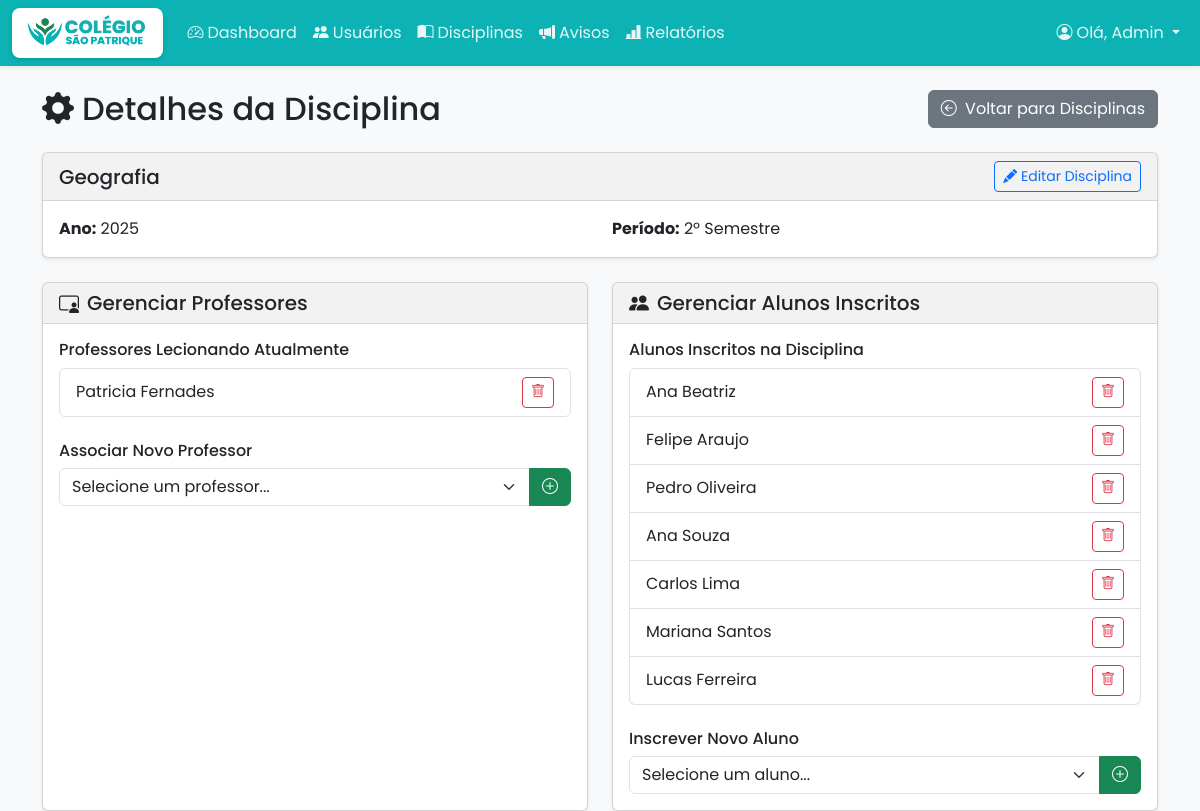
The app's page /disciplina/1 (signed in) with its own data.
### tables this page shows
CREATE TABLE disciplina (
    id INTEGER PRIMARY KEY AUTOINCREMENT,
    nome TEXT NOT NULL,
    ano INTEGER NOT NULL,
    periodo TEXT -- Ex: "1Âº Semestre", "Anual"
);

CREATE TABLE usuario (
    id INTEGER PRIMARY KEY AUTOINCREMENT,
    nome TEXT NOT NULL,
    email TEXT UNIQUE NOT NULL,
    senha TEXT NOT NULL,
    tipo_usuario TEXT NOT NULL CHECK(tipo_usuario IN ('gestor', 'professor', 'aluno', 'responsavel'))
);

### app.py (the view)
@app.route('/disciplina/<int:disciplina_id>')
@role_required('gestor')
def detalhes_disciplina(disciplina_id):
    conn = get_db_connection()
    disciplina = conn.execute('SELECT * FROM disciplina WHERE id = ?', (disciplina_id,)).fetchone()
    professores_associados = conn.execute('''
        SELECT u.id, u.nome FROM usuario u JOIN leciona l ON u.id = l.professor_id
        WHERE l.disciplina_id = ?
    ''', (disciplina_id,)).fetchall()
    alunos_inscritos = conn.execute('''
        SELECT u.id, u.nome FROM usuario u JOIN inscricao i ON u.id = i.aluno_id
        WHERE i.disciplina_id = ?
    ''', (disciplina_id,)).fetchall()
    professores_disponiveis = conn.execute('SELECT id, nome FROM usuario WHERE tipo_usuario = "professor"').fetchall()
    alunos_disponiveis = conn.execute('SELECT id, nome FROM usuario WHERE tipo_usuario = "aluno"').fetchall()
    conn.close()
    return render_template('detalhes_disciplina.html',
                           disciplina=disciplina,
                           professores_associados=professores_associados,
                           alunos_inscritos=alunos_inscritos,
                           professores_disponiveis=professores_disponiveis,
                           alunos_disponiveis=alunos_disponiveis)

### app.py (called while the page is built, shortened)
def role_required(*allowed_roles):
    def decorator(f):
        @wraps(f)
        def decorated_function(*args, **kwargs):
            if "user_id" not in session:
                flash("Você precisa estar logado para acessar esta página.", "warning")
                return redirect(url_for("login"))
            user_role = session.get("user_type") # Usar user_type conforme definido no login
            return f(*args, **kwargs)
        return decorated_function
    return decorator

def get_db_connection():
    conn = sqlite3.connect('escola.db')
    conn.row_factory = sqlite3.Row
    return conn

### templates/detalhes_disciplina.html (shortened to what this page needs)
{% extends 'base.html' %}
{% block content %}
<div class="d-flex justify-content-between align-items-center mb-4">
    <h2 class="mb-0"><i class="bi bi-gear-fill me-2"></i>Detalhes da Disciplina</h2>
    <a href="{{ url_for('disciplinas') }}" class="btn btn-secondary">
        <i class="bi bi-arrow-left-circle me-1"></i> Voltar para Disciplinas
    </a>
</div>
<div class="card shadow-sm mb-4">
    <div class="card-header d-flex justify-content-between align-items-center">
        <h5 class="mb-0">{{ disciplina.nome }}</h5>
        <a href="{{ url_for('editar_disciplina', disciplina_id=disciplina.id) }}" class="btn btn-outline-primary btn-sm">
            <i class="bi bi-pencil-fill"></i> Editar Disciplina
        </a>
    </div>
    <div class="card-body">
        <div class="row">
            <div class="col-md-6">
                <strong>Ano:</strong> {{ disciplina.ano }}
            </div>
            <div class="col-md-6">
                <strong>Período:</strong> {{ disciplina.periodo }}
            </div>
        </div>
    </div>
</div>
<div class="row">
    <div class="col-md-6">
        <div class="card shadow-sm h-100">
            <div class="card-header">
                <h5 class="mb-0"><i class="bi bi-person-video3 me-2"></i>Gerenciar Professores</h5>
            </div>
            <div class="card-body">
                <h6>Professores Lecionando Atualmente</h6>
                {% if professores_associados %}
                    <ul class="list-group mb-4">
                        {% for professor in professores_associados %}
                            <li class="list-group-item d-flex justify-content-between align-items-center">
                                {{ professor.nome }}
                                <a href="{{ url_for('remover_associacao_professor', disciplina_id=disciplina.id, professor_id=professor.id) }}" class="btn btn-sm btn-outline-danger" onclick="return confirm('Tem certeza?');">
                                    <i class="bi bi-trash"></i>
                                </a>
                            </li>
                        {% endfor %}
                    </ul>
                {% else %}
                    <p class="text-muted mb-4">Nenhum professor associado a esta disciplina.</p>
                {% endif %}
                <h6>Associar Novo Professor</h6>
                <form action="{{ url_for('associar_professor', disciplina_id=disciplina.id) }}" method="POST">
                    <div class="input-group">
                        <select name="professor_id" class="form-select" required>
                            <option value="" selected disabled>Selecione um professor...</option>
                        </select>
                        <button class="btn btn-success" type="submit"><i class="bi bi-plus-circle"></i></button>
                    </div>
                </form>
            </div>
        </div>
    </div>
    <div class="col-md-6">
        <div class="card shadow-sm h-100">
            <div class="card-header">
                <h5 class="mb-0"><i class="bi bi-people-fill me-2"></i>Gerenciar Alunos Inscritos</h5>
            </div>
            <div class="card-body">
                <h6>Alunos Inscritos na Disciplina</h6>
                {% if alunos_inscritos %}
                    <ul class="list-group mb-4">
                        {% for aluno in alunos_inscritos %}
                            <li class="list-group-item d-flex justify-content-between align-items-center">
                                {{ aluno.nome }}
                                <a href="{{ url_for('remover_inscricao_aluno', disciplina_id=disciplina.id, aluno_id=aluno.id) }}" class="btn btn-sm btn-outline-danger" onclick="return confirm('Tem certeza?');">
                                    <i class="bi bi-trash"></i>
                                </a>
                            </li>
                        {% endfor %}
                    </ul>
                {% else %}
                    <p class="text-muted mb-4">Nenhum aluno inscrito nesta disciplina.</p>
                {% endif %}
                <h6>Inscrever Novo Aluno</h6>
                <form action="{{ url_for('inscrever_aluno', disciplina_id=disciplina.id) }}" method="POST">
                    <div class="input-group">
                        <select name="aluno_id" class="form-select" required>
                            <option value="" selected disabled>Selecione um aluno...</option>
                        </select>
                        <button class="btn btn-success" type="submit"><i class="bi bi-plus-circle"></i></button>
                    </div>
                </form>
            </div>
        </div>
    </div>
</div>
{% endblock %}

### static/css/style.css (style rules this page uses)
:root { --cor-primaria: #0db3b4; --cor-secundaria: #9fa7ae; --cor-sucesso: #198754; --cor-perigo: #dc3545; --cor-aviso: #ffc107; --cor-info: #07a1a1; --cor-fundo: #f8f9fa; --cor-texto: #212529; }
body { font-family: 'Poppins', sans-serif; background-color: var(--cor-fundo); color: var(--cor-texto); }
.card-header { background-color: rgba(0, 0, 0, 0.05); border-bottom: 1px solid rgba(0, 0, 0, 0.125); }
a { color: var(--cor-primaria); }

### records on screen
disciplina: nome "Geografia", ano "2025", periodo "2º Semestre"
usuario: nome "Patricia Fernades"
usuario: nome "Ana Beatriz"
usuario: nome "Felipe Araujo"
usuario: nome "Pedro Oliveira"
usuario: nome "Ana Souza"
usuario: nome "Carlos Lima"
usuario: nome "Mariana Santos"
usuario: nome "Lucas Ferreira"

### other values on screen
{{ session.user_name.split()[0] }} "Admin"
